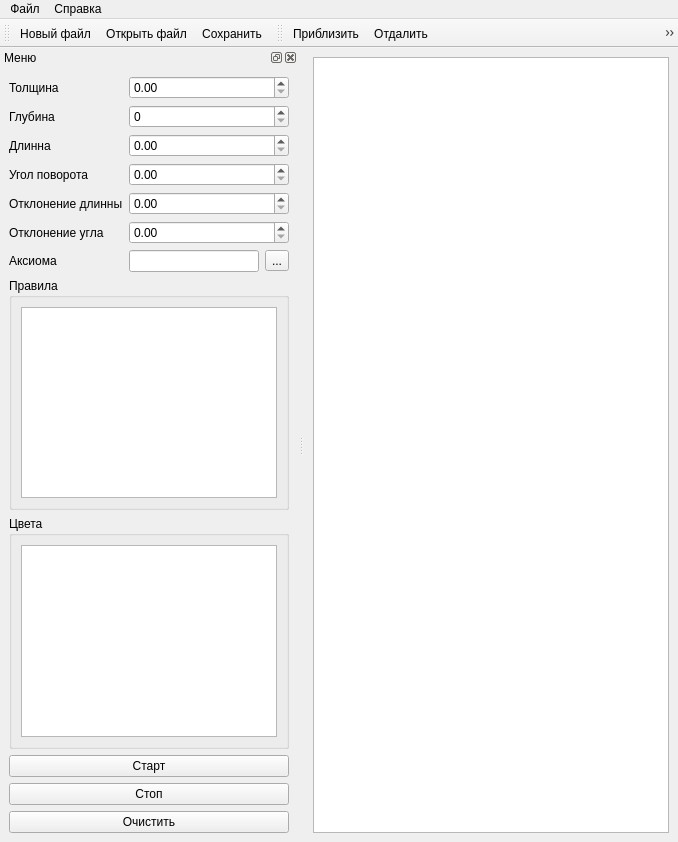
<?xml version="1.0" encoding="UTF-8"?>
<ui version="4.0">
 <class>MainWindow</class>
 <widget class="QMainWindow" name="MainWindow">
  <property name="geometry">
   <rect>
    <x>0</x>
    <y>0</y>
    <width>678</width>
    <height>842</height>
   </rect>
  </property>
  <property name="windowTitle">
   <string>Fractal-Pattern-Generator</string>
  </property>
  <property name="windowIcon">
   <iconset resource="resources.qrc">
    <normaloff>:/FPGresources/iconsQt/Qt_logo_2022.png</normaloff>:/FPGresources/iconsQt/Qt_logo_2022.png
   </iconset>
  </property>
  <widget class="QWidget" name="central_widget">
   <layout class="QVBoxLayout" name="verticalLayout">
    <item>
     <widget class="QGraphicsView" name="graphics_View"/>
    </item>
   </layout>
  </widget>
  <widget class="QDockWidget" name="dock_Widget">
   <property name="allowedAreas">
    <set>Qt::LeftDockWidgetArea|Qt::RightDockWidgetArea</set>
   </property>
   <property name="windowTitle">
    <string>Меню</string>
   </property>
   <attribute name="dockWidgetArea">
    <number>1</number>
   </attribute>
   <widget class="QWidget" name="dock_Widget_Contents">
    <layout class="QVBoxLayout" name="verticalLayout_2">
     <item>
      <layout class="QFormLayout" name="form_layout">
       <item row="0" column="0">
        <widget class="QLabel" name="label_line_width">
         <property name="text">
          <string>Толщина</string>
         </property>
        </widget>
       </item>
       <item row="0" column="1">
        <widget class="QDoubleSpinBox" name="line_width">
         <property name="maximum">
          <double>1000.000000000000000</double>
         </property>
        </widget>
       </item>
       <item row="1" column="0">
        <widget class="QLabel" name="label">
         <property name="text">
          <string>Глубина</string>
         </property>
        </widget>
       </item>
       <item row="1" column="1">
        <widget class="QSpinBox" name="number_of_iter"/>
       </item>
       <item row="2" column="0">
        <widget class="QLabel" name="label_2">
         <property name="text">
          <string>Длинна</string>
         </property>
        </widget>
       </item>
       <item row="2" column="1">
        <widget class="QDoubleSpinBox" name="line_length">
         <property name="maximum">
          <double>10000.000000000000000</double>
         </property>
        </widget>
       </item>
       <item row="3" column="0">
        <widget class="QLabel" name="label_3">
         <property name="text">
          <string>Угол поворота</string>
         </property>
        </widget>
       </item>
       <item row="3" column="1">
        <widget class="QDoubleSpinBox" name="rotation_angle">
         <property name="maximum">
          <double>10000.000000000000000</double>
         </property>
        </widget>
       </item>
       <item row="4" column="0">
        <widget class="QLabel" name="label_4">
         <property name="text">
          <string>Отклонение длинны</string>
         </property>
        </widget>
       </item>
       <item row="4" column="1">
        <widget class="QDoubleSpinBox" name="length_deviation">
         <property name="maximum">
          <double>10000.000000000000000</double>
         </property>
        </widget>
       </item>
       <item row="5" column="0">
        <widget class="QLabel" name="label_5">
         <property name="text">
          <string>Отклонение угла</string>
         </property>
        </widget>
       </item>
       <item row="5" column="1">
        <widget class="QDoubleSpinBox" name="rotation_angle_deviation">
         <property name="maximum">
          <double>10000.000000000000000</double>
         </property>
        </widget>
       </item>
       <item row="6" column="0">
        <widget class="QLabel" name="label_6">
         <property name="text">
          <string>Аксиома</string>
         </property>
        </widget>
       </item>
       <item row="6" column="1">
        <layout class="QHBoxLayout" name="horizontalLayout">
         <item>
          <widget class="QLineEdit" name="axiom">
           <property name="clearButtonEnabled">
            <bool>true</bool>
           </property>
          </widget>
         </item>
         <item>
          <widget class="QToolButton" name="text_editing">
           <property name="text">
            <string>...</string>
           </property>
          </widget>
         </item>
        </layout>
       </item>
      </layout>
     </item>
     <item>
      <widget class="QGroupBox" name="groupBox">
       <property name="title">
        <string>Правила</string>
       </property>
       <layout class="QVBoxLayout" name="_3">
        <item>
         <widget class="MText_list_Widget" name="rules_list">
          <property name="contextMenuPolicy">
           <enum>Qt::ActionsContextMenu</enum>
          </property>
          <property name="dragDropMode">
           <enum>QAbstractItemView::InternalMove</enum>
          </property>
         </widget>
        </item>
       </layout>
      </widget>
     </item>
     <item>
      <widget class="QGroupBox" name="groupBox_2">
       <property name="title">
        <string>Цвета</string>
       </property>
       <layout class="QVBoxLayout" name="_2">
        <item>
         <widget class="MColor_list_Widget" name="colors_list">
          <property name="contextMenuPolicy">
           <enum>Qt::ActionsContextMenu</enum>
          </property>
          <property name="dragDropMode">
           <enum>QAbstractItemView::InternalMove</enum>
          </property>
         </widget>
        </item>
       </layout>
      </widget>
     </item>
     <item>
      <widget class="QPushButton" name="start_button">
       <property name="text">
        <string>Старт</string>
       </property>
       <property name="icon">
        <iconset resource="resources.qrc">
         <normaloff>:/FPGresources/icons48/icons8-start.png</normaloff>:/FPGresources/icons48/icons8-start.png
        </iconset>
       </property>
       <property name="iconSize">
        <size>
         <width>24</width>
         <height>24</height>
        </size>
       </property>
      </widget>
     </item>
     <item>
      <widget class="QPushButton" name="stop_button">
       <property name="text">
        <string>Стоп</string>
       </property>
       <property name="icon">
        <iconset resource="resources.qrc">
         <normaloff>:/FPGresources/icons48/icons8-stop.png</normaloff>:/FPGresources/icons48/icons8-stop.png
        </iconset>
       </property>
       <property name="iconSize">
        <size>
         <width>24</width>
         <height>24</height>
        </size>
       </property>
      </widget>
     </item>
     <item>
      <widget class="QPushButton" name="clear_button">
       <property name="text">
        <string>Очистить</string>
       </property>
       <property name="icon">
        <iconset resource="resources.qrc">
         <normaloff>:/FPGresources/icons48/icons8-clean.png</normaloff>:/FPGresources/icons48/icons8-clean.png
        </iconset>
       </property>
       <property name="iconSize">
        <size>
         <width>24</width>
         <height>24</height>
        </size>
       </property>
      </widget>
     </item>
    </layout>
   </widget>
  </widget>
  <widget class="QMenuBar" name="menuBar">
   <property name="geometry">
    <rect>
     <x>0</x>
     <y>0</y>
     <width>678</width>
     <height>22</height>
    </rect>
   </property>
   <widget class="QMenu" name="file_menu">
    <property name="title">
     <string>Файл</string>
    </property>
    <widget class="QMenu" name="menu_3">
     <property name="title">
      <string>Недавно открытые</string>
     </property>
     <property name="icon">
      <iconset resource="resources.qrc">
       <normaloff>:/FPGresources/icons96/icons8-history-folder.png</normaloff>
       :/FPGresources/icons96/icons8-history-folder.png
      </iconset>
     </property>
    </widget>
    <addaction name="action_new_file"/>
    <addaction name="action_open_file"/>
    <addaction name="menu_3"/>
    <addaction name="separator"/>
    <addaction name="action_save_file"/>
    <addaction name="action_save_file_as"/>
    <addaction name="action_save_image"/>
    <addaction name="separator"/>
    <addaction name="action_escape"/>
   </widget>
   <widget class="QMenu" name="about_menu">
    <property name="title">
     <string>Справка</string>
    </property>
    <addaction name="action_about_Qt"/>
    <addaction name="action_about_program"/>
   </widget>
   <addaction name="file_menu"/>
   <addaction name="about_menu"/>
  </widget>
  <widget class="QToolBar" name="file_tools">
   <property name="windowTitle">
    <string>file_tools</string>
   </property>
   <attribute name="toolBarArea">
    <enum>TopToolBarArea</enum>
   </attribute>
   <attribute name="toolBarBreak">
    <bool>false</bool>
   </attribute>
   <addaction name="action_new_file_2"/>
   <addaction name="action_open_file_2"/>
   <addaction name="action_save_file_2"/>
  </widget>
  <widget class="QToolBar" name="canvas_tools">
   <property name="windowTitle">
    <string>canvas_tools</string>
   </property>
   <attribute name="toolBarArea">
    <enum>TopToolBarArea</enum>
   </attribute>
   <attribute name="toolBarBreak">
    <bool>false</bool>
   </attribute>
   <addaction name="action_zoom_in"/>
   <addaction name="action_zoom_out"/>
   <addaction name="action_reset_zoom_to_actual_size"/>
  </widget>
  <action name="action_zoom_in">
   <property name="icon">
    <iconset resource="resources.qrc">
     <normaloff>:/FPGresources/icons48/icons8-zoom-in.png</normaloff>:/FPGresources/icons48/icons8-zoom-in.png
    </iconset>
   </property>
   <property name="text">
    <string>Приблизить</string>
   </property>
  </action>
  <action name="action_zoom_out">
   <property name="icon">
    <iconset resource="resources.qrc">
     <normaloff>:/FPGresources/icons48/icons8-zoom-out.png</normaloff>:/FPGresources/icons48/icons8-zoom-out.png
    </iconset>
   </property>
   <property name="text">
    <string>Отдалить</string>
   </property>
  </action>
  <action name="action_reset_zoom_to_actual_size">
   <property name="icon">
    <iconset resource="resources.qrc">
     <normaloff>:/FPGresources/icons48/icons8-zoom-to-actual-size.png</normaloff>
     :/FPGresources/icons48/icons8-zoom-to-actual-size.png
    </iconset>
   </property>
   <property name="text">
    <string>Масштабирование до фактического размера</string>
   </property>
  </action>
  <action name="action_open_file">
   <property name="icon">
    <iconset resource="resources.qrc">
     <normaloff>:/FPGresources/icons48/icons8-opened-folder.png</normaloff>
     :/FPGresources/icons48/icons8-opened-folder.png
    </iconset>
   </property>
   <property name="text">
    <string>Открыть</string>
   </property>
  </action>
  <action name="action_save_file">
   <property name="icon">
    <iconset resource="resources.qrc">
     <normaloff>:/FPGresources/icons48/icons8-save-as.png</normaloff>:/FPGresources/icons48/icons8-save-as.png
    </iconset>
   </property>
   <property name="text">
    <string>Сохранить</string>
   </property>
  </action>
  <action name="action_save_file_as">
   <property name="icon">
    <iconset resource="resources.qrc">
     <normaloff>:/FPGresources/icons48/icons8-save-as.png</normaloff>:/FPGresources/icons48/icons8-save-as.png
    </iconset>
   </property>
   <property name="text">
    <string>Сохранить как...</string>
   </property>
  </action>
  <action name="action_save_image">
   <property name="icon">
    <iconset resource="resources.qrc">
     <normaloff>:/FPGresources/icons48/icons8-image.png</normaloff>:/FPGresources/icons48/icons8-image.png
    </iconset>
   </property>
   <property name="text">
    <string>Сохрнить изображение</string>
   </property>
  </action>
  <action name="action_escape">
   <property name="icon">
    <iconset resource="resources.qrc">
     <normaloff>:/FPGresources/icons48/icons8-logout.png</normaloff>:/FPGresources/icons48/icons8-logout.png
    </iconset>
   </property>
   <property name="text">
    <string>Выход</string>
   </property>
   <property name="menuRole">
    <enum>QAction::QuitRole</enum>
   </property>
  </action>
  <action name="action_about_Qt">
   <property name="icon">
    <iconset resource="resources.qrc">
     <normaloff>:/FPGresources/iconsQt/Qt_logo_2022.png</normaloff>:/FPGresources/iconsQt/Qt_logo_2022.png
    </iconset>
   </property>
   <property name="text">
    <string>О Qt</string>
   </property>
   <property name="menuRole">
    <enum>QAction::AboutQtRole</enum>
   </property>
  </action>
  <action name="action_new_file">
   <property name="icon">
    <iconset resource="resources.qrc">
     <normaloff>:/FPGresources/icons48/icons8-add-file.png</normaloff>:/FPGresources/icons48/icons8-add-file.png
    </iconset>
   </property>
   <property name="text">
    <string>Новый</string>
   </property>
  </action>
  <action name="action_new_file_2">
   <property name="icon">
    <iconset resource="resources.qrc">
     <normaloff>:/FPGresources/icons48/icons8-add-file.png</normaloff>:/FPGresources/icons48/icons8-add-file.png
    </iconset>
   </property>
   <property name="text">
    <string>Новый файл</string>
   </property>
   <property name="toolTip">
    <string>Новый файл</string>
   </property>
  </action>
  <action name="action_open_file_2">
   <property name="icon">
    <iconset resource="resources.qrc">
     <normaloff>:/FPGresources/icons240/icons8-opened-folder-240.png</normaloff>
     :/FPGresources/icons240/icons8-opened-folder-240.png
    </iconset>
   </property>
   <property name="text">
    <string>Открыть файл</string>
   </property>
   <property name="toolTip">
    <string>Открыть файл</string>
   </property>
   <property name="menuRole">
    <enum>QAction::TextHeuristicRole</enum>
   </property>
  </action>
  <action name="action_save_file_2">
   <property name="icon">
    <iconset resource="resources.qrc">
     <normaloff>:/FPGresources/icons48/icons8-save.png</normaloff>:/FPGresources/icons48/icons8-save.png
    </iconset>
   </property>
   <property name="text">
    <string>Сохранить</string>
   </property>
   <property name="toolTip">
    <string>Сохранить</string>
   </property>
  </action>
  <action name="action_about_program">
   <property name="icon">
    <iconset resource="resources.qrc">
     <normaloff>:/FPGresources/icons48/icons8-info.png</normaloff>:/FPGresources/icons48/icons8-info.png
    </iconset>
   </property>
   <property name="text">
    <string>О программе</string>
   </property>
  </action>
 </widget>
 <customwidgets>
  <customwidget>
   <class>MText_list_Widget</class>
   <extends>QListWidget</extends>
   <header>MWidgets.MList_Widgets.MText_list_Widget</header>
  </customwidget>
  <customwidget>
   <class>MColor_list_Widget</class>
   <extends>QListWidget</extends>
   <header>MWidgets.MList_Widgets.MColor_list_Widget</header>
  </customwidget>
 </customwidgets>
 <resources>
  <include location="resources.qrc"/>
 </resources>
 <connections/>
</ui>
